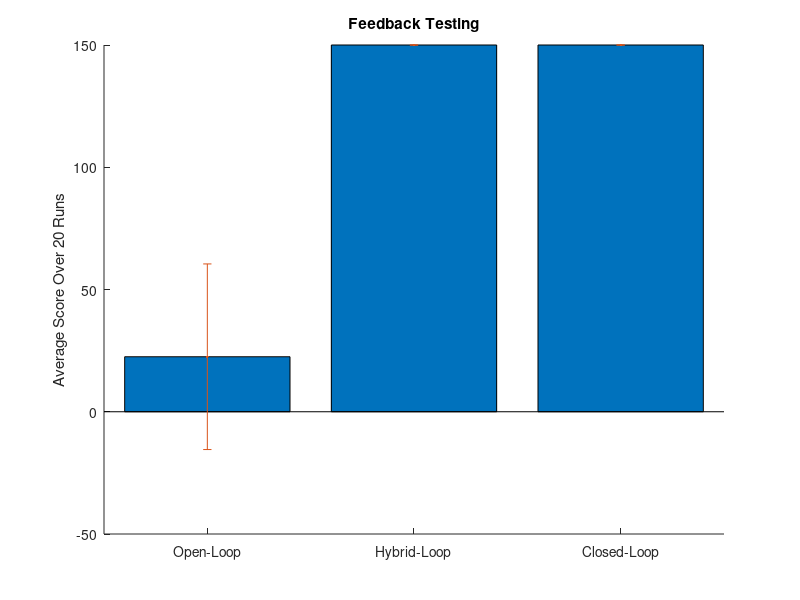

This chart was generated by the following MATLAB code:
%loading all data from the twentyRun code
load("openLoopScore.mat");
load("hybridLoopScore.mat");
load("closedLoopScore.mat");

%initialize a matrix for the averages
average = zeros(3,1);

%assign the average of each run to an index of the average array
average(1) = mean(openLoopScore);
average(2) = mean(hybridLoopScore);
average(3) = mean(closedLoopScore);

%initialize a matrix for the standard deviations of each trial
deviation = zeros(3,1);

%assign the standard devaition to an index of the deviation array
deviation(1) = std(openLoopScore);
deviation(2) = std(hybridLoopScore);
deviation(3) = std(closedLoopScore);

%run ttest between Open vs Hybrid, Open vs Closed, and Hybrid vs Closed
[OvHdecision, OvHp] = ttest2(openLoopScore, hybridLoopScore);
[OvCdecision, OvCp] = ttest2(openLoopScore, closedLoopScore);
[HvCdecision, HvCp] = ttest2(hybridLoopScore, closedLoopScore);

figure(1);
hold on;

%plot bar plot of averages
bar(average);
%add standard deviation bars
errorbar(average,deviation,'.');
%add labels
XTickLabels={'Open-Loop'; 'Hybrid-Loop'; 'Closed-Loop'};
%position of labels
XTick=1:1:3;

set(gca, 'XTick',XTick);
set(gca, 'XTickLabel', XTickLabels);
title('Feedback Testing');
ylabel('Average Score Over 20 Runs');

